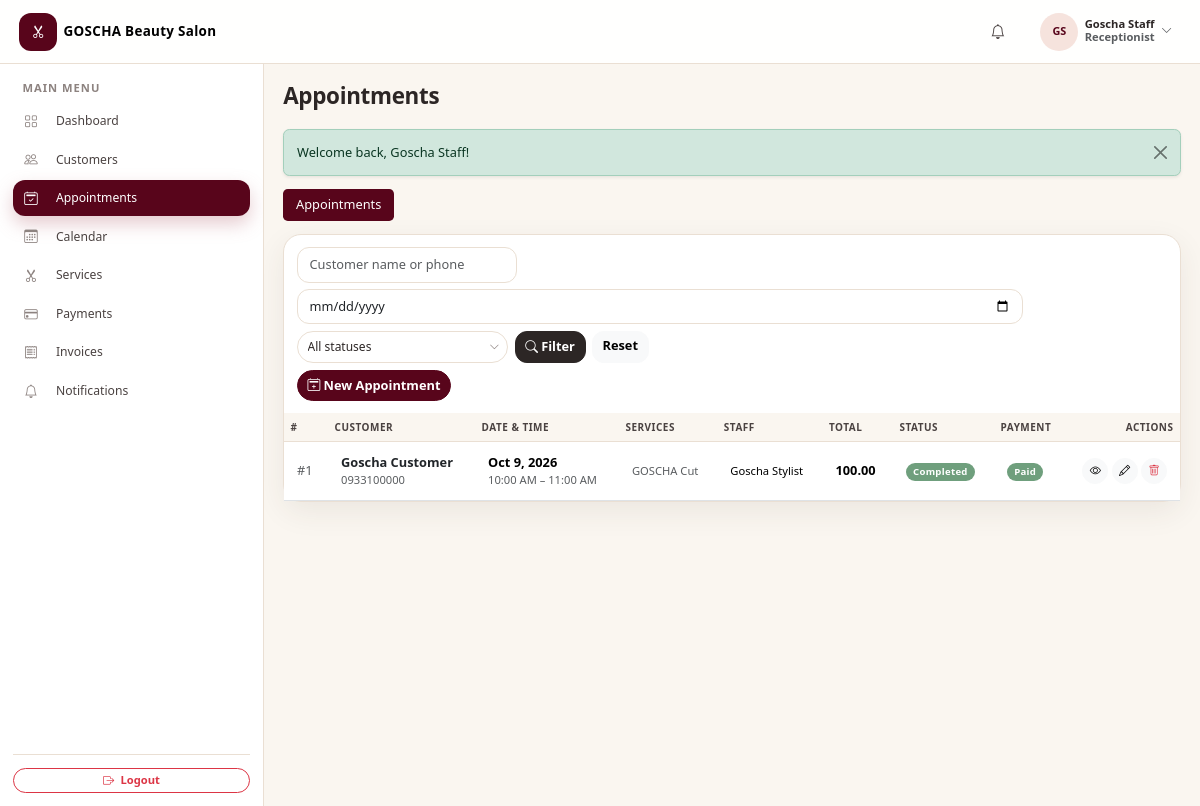
/receptionist/appointments.php (signed in), run on an earlier commit of the app's database.
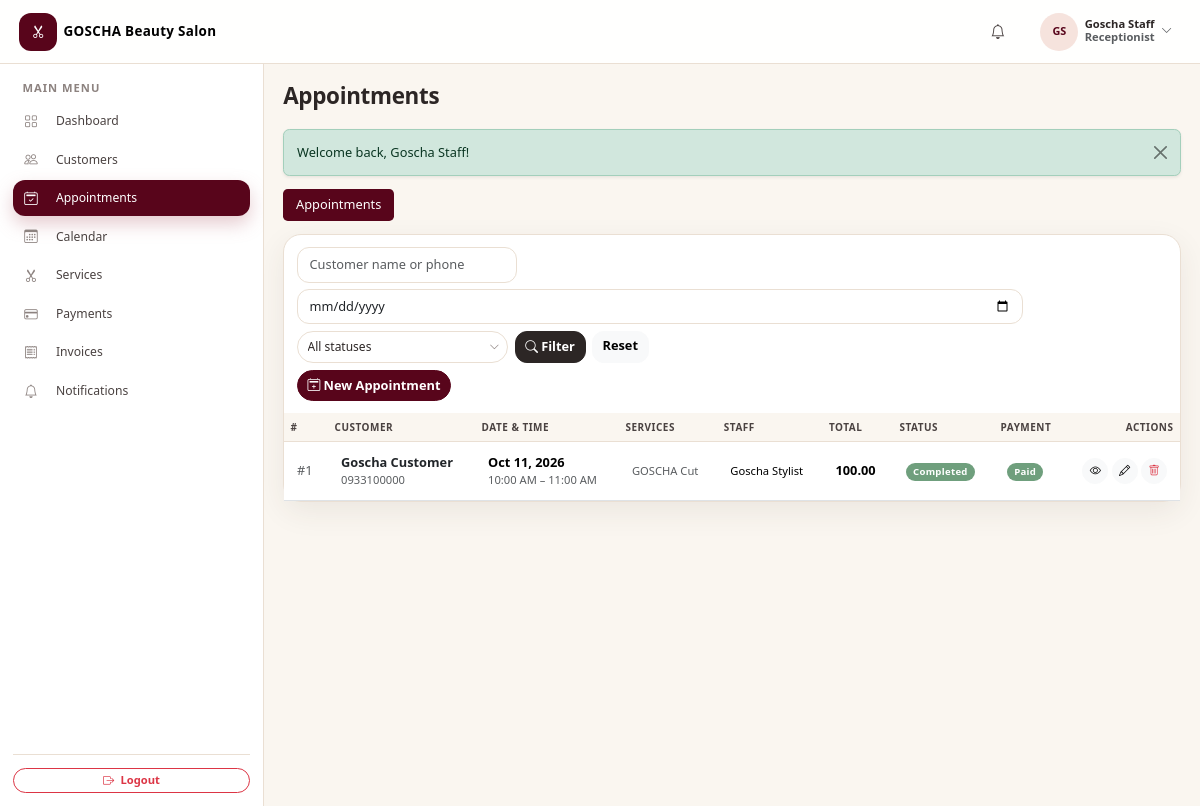
And on a later commit of the database.
### tables this page shows
CREATE TABLE `appointments` (
  `id` int(11) NOT NULL AUTO_INCREMENT,
  `salon_id` int(11) NOT NULL,
  `customer_id` int(11) NOT NULL,
  `staff_id` int(11) DEFAULT NULL,
  `appointment_date` date NOT NULL,
  `start_time` time NOT NULL,
  `end_time` time NOT NULL,
  `status` enum('pending','confirmed','in_progress','completed','cancelled','no_show') NOT NULL DEFAULT 'pending',
  `notes` text DEFAULT NULL,
  `subtotal` decimal(10,2) NOT NULL DEFAULT 0.00,
  `discount` decimal(10,2) NOT NULL DEFAULT 0.00,
  `tax` decimal(10,2) NOT NULL DEFAULT 0.00,
  `total_amount` decimal(10,2) NOT NULL DEFAULT 0.00,
  `payment_status` enum('pending','partial','paid','refunded') NOT NULL DEFAULT 'pending',
  `created_by` int(11) DEFAULT NULL,
  `created_at` datetime NOT NULL DEFAULT current_timestamp(),
  `updated_at` datetime NOT NULL DEFAULT current_timestamp() ON UPDATE current_timestamp(),
  PRIMARY KEY (`id`),
  KEY `idx_appt_date` (`appointment_date`),
  KEY `idx_appt_status` (`status`),
  KEY `idx_appt_customer` (`customer_id`),
  KEY `idx_appt_staff` (`staff_id`),
  KEY `idx_appt_created_by` (`created_by`),
  KEY `idx_appointments_salon` (`salon_id`),
  KEY `idx_appt_salon_date` (`salon_id`,`appointment_date`),
  KEY `idx_appt_salon_staff` (`salon_id`,`staff_id`,`appointment_date`),
  KEY `idx_appt_salon_cust` (`salon_id`,`customer_id`),
  CONSTRAINT `fk_appointments_salon` FOREIGN KEY (`salon_id`) REFERENCES `salons` (`id`),
  CONSTRAINT `fk_appt_created_by` FOREIGN KEY (`created_by`) REFERENCES `users` (`id`) ON DELETE SET NULL,
  CONSTRAINT `fk_appt_customer` FOREIGN KEY (`customer_id`) REFERENCES `customers` (`id`) ON DELETE CASCADE,
  CONSTRAINT `fk_appt_staff` FOREIGN KEY (`staff_id`) REFERENCES `staff` (`id`) ON DELETE SET NULL
);

CREATE TABLE `customers` (
  `id` int(11) NOT NULL AUTO_INCREMENT,
  `salon_id` int(11) NOT NULL,
  `first_name` varchar(100) NOT NULL,
  `last_name` varchar(100) NOT NULL,
  `phone` varchar(20) NOT NULL,
  `email` varchar(255) DEFAULT NULL,
  `password` varchar(255) DEFAULT NULL,
  `date_of_birth` date DEFAULT NULL,
  `gender` enum('female','male','other') DEFAULT NULL,
  `address` varchar(255) DEFAULT NULL,
  `skin_type` varchar(100) DEFAULT NULL,
  `hair_type` varchar(100) DEFAULT NULL,
  `allergies` text DEFAULT NULL,
  `notes` text DEFAULT NULL,
  `loyalty_points` int(11) NOT NULL DEFAULT 0,
  `created_at` datetime NOT NULL DEFAULT current_timestamp(),
  `updated_at` datetime NOT NULL DEFAULT current_timestamp() ON UPDATE current_timestamp(),
  PRIMARY KEY (`id`),
  KEY `idx_customers_phone` (`phone`),
  KEY `idx_customers_name` (`last_name`,`first_name`),
  KEY `idx_customers_salon` (`salon_id`),
  KEY `idx_cust_salon_name` (`salon_id`,`last_name`,`first_name`),
  CONSTRAINT `fk_customers_salon` FOREIGN KEY (`salon_id`) REFERENCES `salons` (`id`)
);

### modules/appointments.php (the view, shortened to what the changed rows need)
<?php
$salonId = (int)current_salon_id();
$action = $_GET['action'] ?? 'list';
if ($action === 'list') {
    $tab     = $_GET['view'] ?? 'appointments';
    $page    = max(1, (int)($_GET['page'] ?? 1));
    $perPage = 15;
    $where  = [];
    $params = [];
    $where[]          = 'a.salon_id = :sid';
    $params['sid']    = $salonId;
    $whereSql = $where ? 'WHERE ' . implode(' AND ', $where) : '';
    $stmt = db()->prepare("SELECT COUNT(*) FROM appointments a JOIN customers c ON c.id = a.customer_id AND c.salon_id = a.salon_id {$whereSql}");
    $stmt->execute($params);
    $total = (int)$stmt->fetchColumn();
    $pg    = paginate($total, $perPage, $page);
    $stmt = db()->prepare(
        "SELECT a.*, CONCAT(c.first_name, ' ', c.last_name) AS customer_name, c.phone AS customer_phone,
                CONCAT(s.first_name, ' ', s.last_name) AS staff_name
         FROM appointments a
         JOIN customers c ON c.id = a.customer_id AND c.salon_id = a.salon_id
         LEFT JOIN staff s ON s.id = a.staff_id AND s.salon_id = a.salon_id
         {$whereSql}
         ORDER BY a.appointment_date DESC, a.start_time DESC
         LIMIT {$perPage} OFFSET {$pg['offset']}"
    );
    $stmt->execute($params);
    $appointments = $stmt->fetchAll();
    $waitlist = [];
    include __DIR__ . '/../includes/header.php';
    ?>
    <?php if ($tab === 'waitlist'): ?>
        <div class="card table-card">
            <div class="card-header">Booking Requests &amp; Waitlist</div>
            <div class="table-responsive">
                <table class="table table-hover align-middle mb-0">
                    <thead><tr><th>Requested</th><th>Name</th><th>Phone</th><th>Service</th><th>Preferred</th><th>Status</th><th class="text-end">Actions</th></tr></thead>
                    <tbody>
                    <?php if (!$waitlist): ?>
                        <tr><td colspan="7"><div class="empty-state">
                            <div class="icon"><i class="bi bi-journal-plus"></i></div>
                            <p class="text-muted mb-0">No waitlist requests found.</p>
                        </div></td></tr>
                    <?php else: foreach ($waitlist as $w): ?>
                        <tr>
                            <td class="small text-muted"><?php echo fmt_datetime($w['created_at']); ?></td>
                            <td class="fw-semibold"><?php echo e($w['customer_name'] ?: $w['name'] ?: '—'); ?></td>
                            <td><?php echo e($w['phone'] ?: '—'); ?></td>
                            <td><?php echo e($w['service_name'] ?: '—'); ?></td>
                            <td>
                                <?php echo $w['preferred_date'] ? fmt_date($w['preferred_date']) : '—'; ?>
                                <?php echo $w['preferred_time'] ? ' · ' . fmt_time($w['preferred_time']) : ''; ?>
                            </td>
                            <td><?php echo status_badge($w['status']); ?></td>
                            <td class="text-end">
                                <?php if ($w['status'] === 'waiting'): ?>
                                    <a href="appointments.php?action=create&waitlist_id=<?php echo $w['id']; ?><?php echo $w['customer_id'] ? '&customer_id=' . $w['customer_id'] : ''; ?>"
                                       class="btn btn-sm btn-rose rounded-pill"><i class="bi bi-calendar2-plus me-1"></i>Convert</a>
                                    <button type="button" class="btn btn-sm btn-light rounded-pill text-danger"
                                            data-confirm="Cancel this waitlist request?"
                                            data-confirm-action="appointments.php?form_action=cancel_waitlist&id=<?php echo $w['id']; ?>"
                                            data-confirm-label="Cancel"><i class="bi bi-x"></i></button>
                                <?php endif; ?>
                            </td>
                        </tr>
                    <?php endforeach; endif; ?>
                    </tbody>
                </table>
            </div>
        </div>
    <?php else: ?>
    <div class="card table-card">
        <div class="table-responsive">
            <table class="table table-hover align-middle mb-0">
                <thead><tr><th>#</th><th>Customer</th><th>Date &amp; Time</th><th>Services</th><th>Staff</th><th>Total</th><th>Status</th><th>Payment</th><th class="text-end">Actions</th></tr></thead>
                <tbody>
                <?php if (!$appointments): ?>
                    <tr><td colspan="9"><div class="empty-state">
                        <div class="icon"><i class="bi bi-calendar2-x"></i></div>
                        <p class="text-muted mb-2">No appointments found.</p>
                        <a href="appointments.php?action=create" class="btn btn-sm btn-rose rounded-pill">Create an appointment</a>
                    </div></td></tr>
                <?php else: foreach ($appointments as $a): ?>
                    <tr>
                        <td class="text-muted">#<?php echo $a['id']; ?></td>
                        <td>
                            <a href="customers.php?action=view&id=<?php echo $a['customer_id']; ?>" class="fw-semibold text-body text-decoration-none"><?php echo e($a['customer_name']); ?></a>
                            <div class="small text-muted"><?php echo e($a['customer_phone']); ?></div>
                        </td>
                        <td>
                            <div class="fw-semibold"><?php echo fmt_date($a['appointment_date']); ?></div>
                            <div class="small text-muted"><?php echo fmt_time($a['start_time']); ?> – <?php echo fmt_time($a['end_time']); ?></div>
                        </td>
                        <td class="small text-muted">
                            <?php
                            $stmt = db()->prepare('SELECT s.name FROM appointment_services aps JOIN services s ON s.id = aps.service_id AND s.salon_id = aps.salon_id WHERE aps.appointment_id = :id AND aps.salon_id = :sid');
                            $stmt->execute(['id' => $a['id'], 'sid' => $salonId]);
                            echo e(implode(', ', array_column($stmt->fetchAll(), 'name') ?: ['—']));
                            ?>
                        </td>
                        <td>
                            <?php if ($a['staff_name']): ?>
                                <?php if (can('staff')): ?>
                                    <a href="staff.php?action=view&id=<?php echo (int)$a['staff_id']; ?>" class="small text-decoration-none"><?php echo e($a['staff_name']); ?></a>
                                <?php else: ?>
                                    <span class="small"><?php echo e($a['staff_name']); ?></span>
                                <?php endif; ?>
                            <?php else: ?>
                                <span class="badge bg-light text-muted">Unassigned</span>
                            <?php endif; ?>
                        </td>
                        <td class="fw-semibold"><?php echo money($a['total_amount']); ?></td>
                        <td><?php echo status_badge($a['status']); ?></td>
                        <td><?php echo status_badge($a['payment_status']); ?></td>
                        <td class="text-end">
                            <a href="appointments.php?action=view&id=<?php echo $a['id']; ?>" class="btn btn-sm btn-light rounded-pill" title="View"><i class="bi bi-eye"></i></a>
                            <a href="appointments.php?action=edit&id=<?php echo $a['id']; ?>" class="btn btn-sm btn-light rounded-pill" title="Edit / Reschedule"><i class="bi bi-pencil"></i></a>
                            <button type="button" class="btn btn-sm btn-light rounded-pill text-danger"
                                    data-confirm="Are you sure you want to delete this appointment?"
                                    data-confirm-action="appointments.php?form_action=delete_appointment&id=<?php echo $a['id']; ?>"
                                    data-confirm-label="Delete"><i class="bi bi-trash"></i></button>
                        </td>
                    </tr>
                <?php endforeach; endif; ?>
                </tbody>
            </table>
        </div>
    </div>
    <?php endif; ?>
    <?php
    include __DIR__ . '/../includes/footer.php';
    exit;
}
    ?>

### includes/functions.php (shortened to what the changed rows need)
<?php
function e($value): string
{
    return htmlspecialchars((string)$value, ENT_QUOTES, 'UTF-8');
}
function base_url(string $path = ''): string
{
    static $base = null;
    if ($base === null) {
        $rootDir   = realpath(dirname(__DIR__));
        $scriptDir = realpath(dirname($_SERVER['SCRIPT_FILENAME'] ?? __DIR__));
        $depth = 0;
        $dir   = $scriptDir;
        while ($dir && $rootDir && realpath($dir) !== $rootDir && strpos(realpath($dir), $rootDir) === 0) {
            $depth++;
            $dir = dirname($dir);
        }
        $base = str_repeat('../', $depth);
    }
    return $base . $path;
}
function money($amount): string
{
    return number_format((float)$amount, 2);
}
function fmt_time($time): string
{
    return date('g:i A', strtotime((string)$time));
}
function fmt_date($date): string
{
    return date('M j, Y', strtotime((string)$date));
}
function &_settings_cache(): array
{
    static $cache = [];
    return $cache;
}
function settings_salon_id(): int
{
    if (function_exists('default_salon_id')) {
        $id = default_salon_id();
        if ($id > 0) {
            return $id;
        }
    }
}
function get_setting(string $key, $default = null)
{
    $salonId = settings_salon_id();
    $cache =& _settings_cache();
    if (($cache['_generation'] ?? -1) !== settings_cache_generation()
        || !isset($cache['_salons'][$salonId])) {
        $loaded = [];
        try {
            $stmt = db()->prepare(
                'SELECT setting_key, setting_value FROM settings WHERE salon_id = :sid'
            );
            $stmt->execute(['sid' => $salonId]);
            foreach ($stmt->fetchAll() as $row) {
                $loaded[$row['setting_key']] = $row['setting_value'];
            }
        } catch (Throwable $e) {
        }
        if (!isset($cache['_salons']) || !is_array($cache['_salons'])) {
            $cache['_salons'] = [];
        }
        $cache['_salons'][$salonId] = $loaded;
    }
    $value = $cache['_salons'][$salonId][$key] ?? null;
    return ($value !== null && $value !== '') ? $value : $default;
}
function settings_cache_generation(): int
{
    return (int)($GLOBALS['__settings_cache_generation'] ?? 0);
}
function salon_logo_path(): string
{
    return trim((string)get_setting('salon_logo', ''));
}
function salon_logo_url(): string
{
    $path = salon_logo_path();
    if ($path === '') {
        return '';
    }
    $normalized = ltrim(str_replace('\\', '/', $path), '/');
    $url = base_url($normalized);
    return $url;
}
function status_badge(string $status): string
{
    $map = [
        'active'      => 'success',
        'inactive'    => 'secondary',
        'paid'        => 'success',
        'pending'     => 'warning',
        'partial'     => 'info',
        'refunded'    => 'danger',
        'unpaid'      => 'danger',
        'void'        => 'secondary',
        'confirmed'   => 'primary',
        'in_progress' => 'info',
        'completed'   => 'success',
        'cancelled'   => 'danger',
        'no_show'     => 'secondary',
        'waiting'     => 'warning',
        'converted'   => 'success',
    ];
    $class = $map[strtolower($status)] ?? 'secondary';
    return '<span class="badge badge-status bg-' . $class . '">' . e(ucwords(str_replace('_', ' ', $status))) . '</span>';
}
function paginate(int $total, int $perPage, int $page): array
{
    $totalPages = max(1, (int)ceil($total / $perPage));
    $page       = max(1, min($page, $totalPages));
    return [
        'total'       => $total,
        'perPage'     => $perPage,
        'page'        => $page,
        'totalPages'  => $totalPages,
        'offset'      => ($page - 1) * $perPage,
        'hasPrev'     => $page > 1,
        'hasNext'     => $page < $totalPages,
        'prevPage'    => $page - 1,
        'nextPage'    => $page + 1,
    ];
}

What changed in the data, as far as the page shows it:
changed appointments "10:00 AM": appointment_date "Oct 9, 2026" → "Oct 11, 2026"
